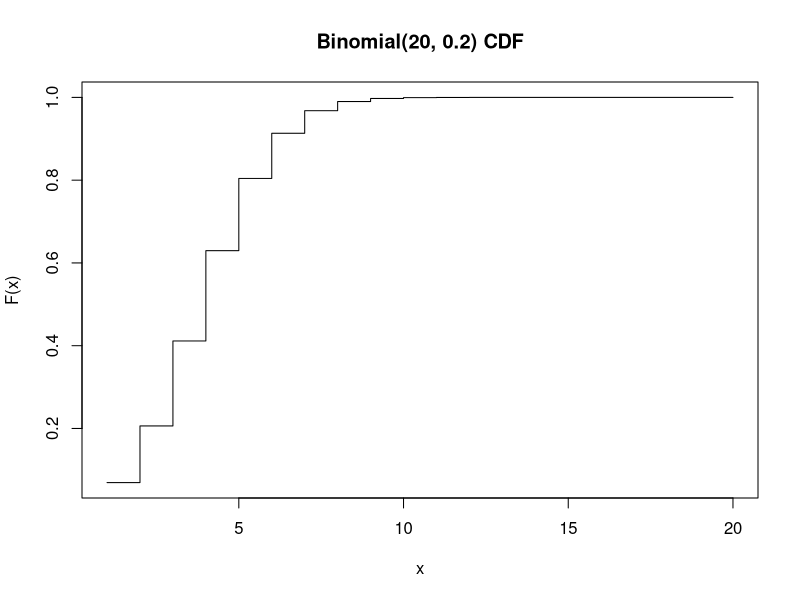
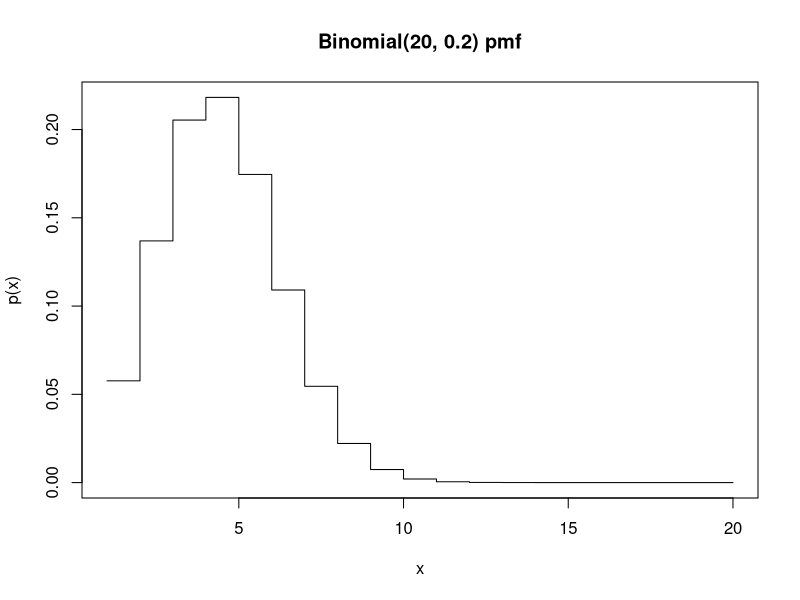
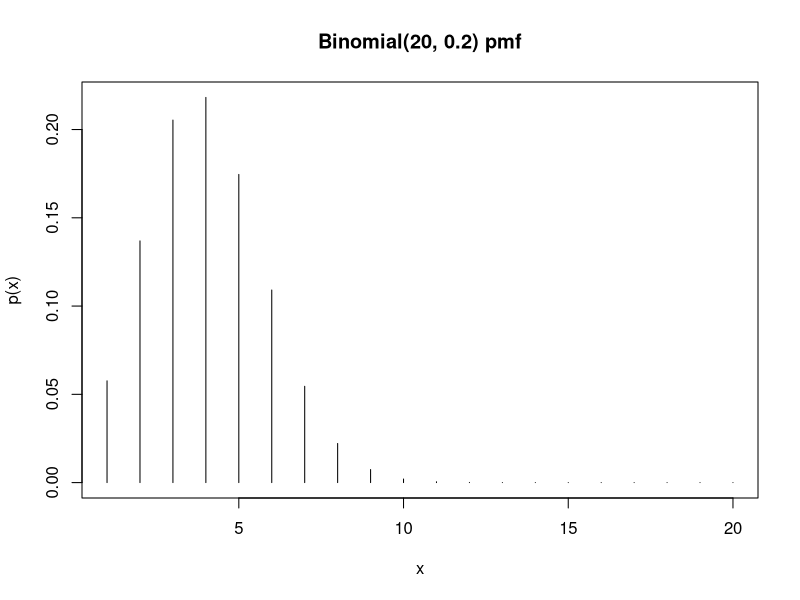
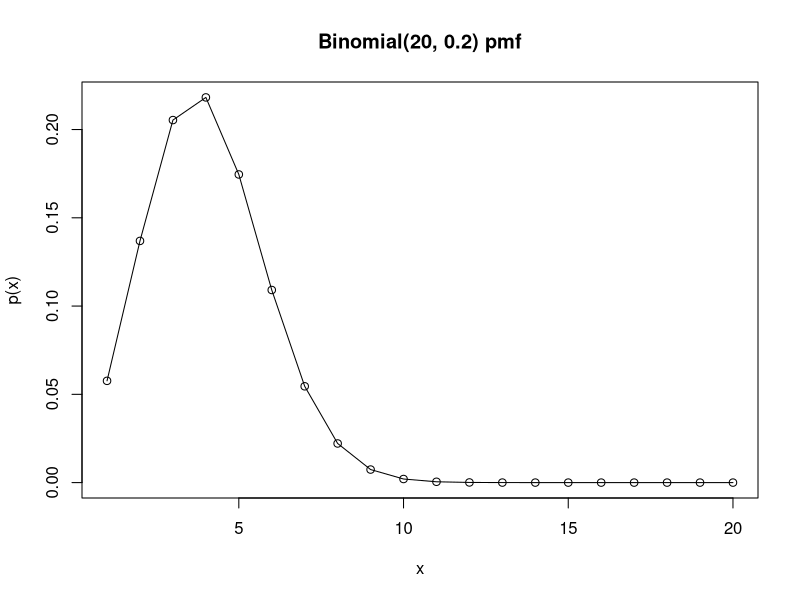

Reproduce these figures in R, in order.
# plots of the binomial distribution n=20, p=.2
# note the plot type

x<-1:20
plot(x,pbinom(x,size=20,prob=.2),type="s",ylab="F(x)", main="Binomial(20, 0.2) CDF")
plot(x,dbinom(x,size=20,prob=.2),type="s",ylab="p(x)", main="Binomial(20, 0.2) pmf")
plot(x,dbinom(x,size=20,prob=.2),type="h",ylab="p(x)", main="Binomial(20, 0.2) pmf")
plot(x,dbinom(x,size=20 ,prob=.2),type="o",ylab="p(x)", main= "Binomial(20, 0.2) pmf")
 